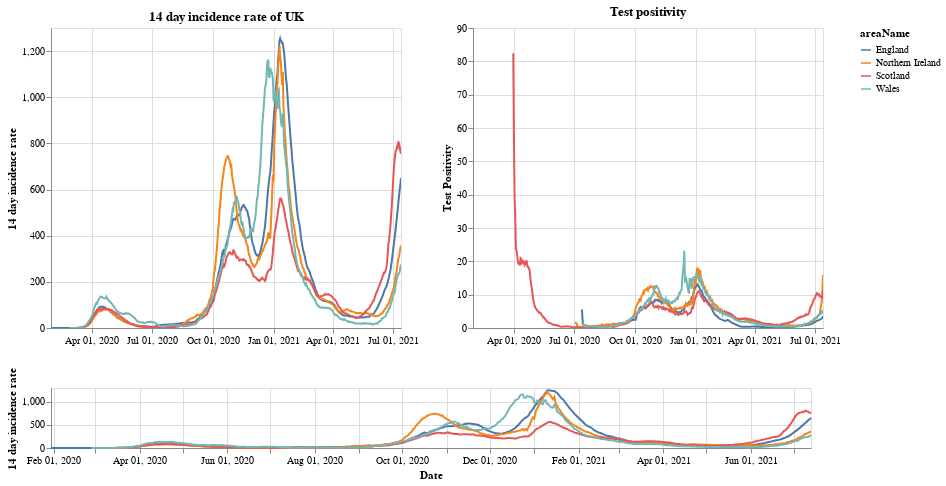

Notebook cell for this chart:
### Markdown cell above
# Plots

First a plot with each country in the UK. The top right shows the positivity rate for (which is the percentage of registered tests which were positive) while the top left is the 14 day incidence rate. The bottom chart can be used to select the timeframe (does not work on a mobile device).

### Code cell
#collapse
brush = alt.selection(type='interval', name='DateBrush',encodings=['x'],fields=['Time'])
leg_selection = alt.selection_multi(fields=['areaName'], bind='legend')

base = alt.Chart(uk_cases).mark_line().encode(
    x=alt.X("yearmonthdate(date):T", axis=alt.Axis(title='Date')),
    y=alt.Y("twoWeeklyCasesRate:Q", axis=alt.Axis(title='14 day incidence rate')),
    tooltip=['areaName', 'date','twoWeeklyCasesRate', 'testPositivity'],
    color='areaName',
    opacity=alt.condition(leg_selection, alt.value(2), alt.value(0.1))
).add_selection(leg_selection).properties(width=350)

upper = base.encode(alt.X('yearmonthdate(date):T', axis=alt.Axis(title=''),
                         scale=alt.Scale(domain=brush))
                   ).properties(title=f'14 day incidence rate of UK')
upper_right = upper.encode(alt.Y('testPositivity:Q', axis=alt.Axis(title='Test Positivity'))).properties(title='Test positivity')
lower = base.properties(height=60, width = 760).add_selection(brush)

(upper | upper_right) & lower

### Figure 1 — Vega-Lite specification as saved in the notebook (floating-point values rounded to 4 significant figures; data arrays with more than 128 entries replaced by an {"elided": "..."} marker saying what was removed)
{"config": {"view": {"continuousWidth": 400, "continuousHeight": 300}}, "vconcat": [{"hconcat": [{"mark": "line", "encoding": {"color": {"type": "nominal", "field": "areaName"}, "opacity": {"condition": {"value": 2, "selection": "selector001"}, "value": 0.1}, "tooltip": [{"type": "nominal", "field": "areaName"}, {"type": "temporal", "field": "date"}, {"type": "quantitative", "field": "twoWeeklyCasesRate"}, {"type": "quantitative", "field": "testPositivity"}], "x": {"type": "temporal", "axis": {"title": ""}, "field": "date", "scale": {"domain": {"selection": "DateBrush"}}, "timeUnit": "yearmonthdate"}, "y": {"type": "quantitative", "axis": {"title": "14 day incidence rate"}, "field": "twoWeeklyCasesRate"}}, "selection": {"selector001": {"type": "multi", "fields": ["areaName"], "bind": "legend"}}, "title": "14 day incidence rate of UK", "width": 350}, {"mark": "line", "encoding": {"color": {"type": "nominal", "field": "areaName"}, "opacity": {"condition": {"value": 2, "selection": "selector001"}, "value": 0.1}, "tooltip": [{"type": "nominal", "field": "areaName"}, {"type": "temporal", "field": "date"}, {"type": "quantitative", "field": "twoWeeklyCasesRate"}, {"type": "quantitative", "field": "testPositivity"}], "x": {"type": "temporal", "axis": {"title": ""}, "field": "date", "scale": {"domain": {"selection": "DateBrush"}}, "timeUnit": "yearmonthdate"}, "y": {"type": "quantitative", "axis": {"title": "Test Positivity"}, "field": "testPositivity"}}, "selection": {"selector001": {"type": "multi", "fields": ["areaName"], "bind": "legend"}}, "title": "Test positivity", "width": 350}]}, {"mark": "line", "encoding": {"color": {"type": "nominal", "field": "areaName"}, "opacity": {"condition": {"value": 2, "selection": "selector001"}, "value": 0.1}, "tooltip": [{"type": "nominal", "field": "areaName"}, {"type": "temporal", "field": "date"}, {"type": "quantitative", "field": "twoWeeklyCasesRate"}, {"type": "quantitative", "field": "testPositivity"}], "x": {"type": "temporal", "axis": {"title": "Date"}, "field": "date", "timeUnit": "yearmonthdate"}, "y": {"type": "quantitative", "axis": {"title": "14 day incidence rate"}, "field": "twoWeeklyCasesRate"}}, "height": 60, "selection": {"selector001": {"type": "multi", "fields": ["areaName"], "bind": "legend"}, "DateBrush": {"type": "interval", "encodings": ["x"], "fields": ["Time"]}}, "width": 760}], "data": {"name": "data-754292464e08b1d611528c0f623aefe7"}, "$schema": "https://vega.github.io/schema/vega-lite/v4.8.1.json", "datasets": {"data-754292464e08b1d611528c0f623aefe7": {"elided": "2032 records"}}}
